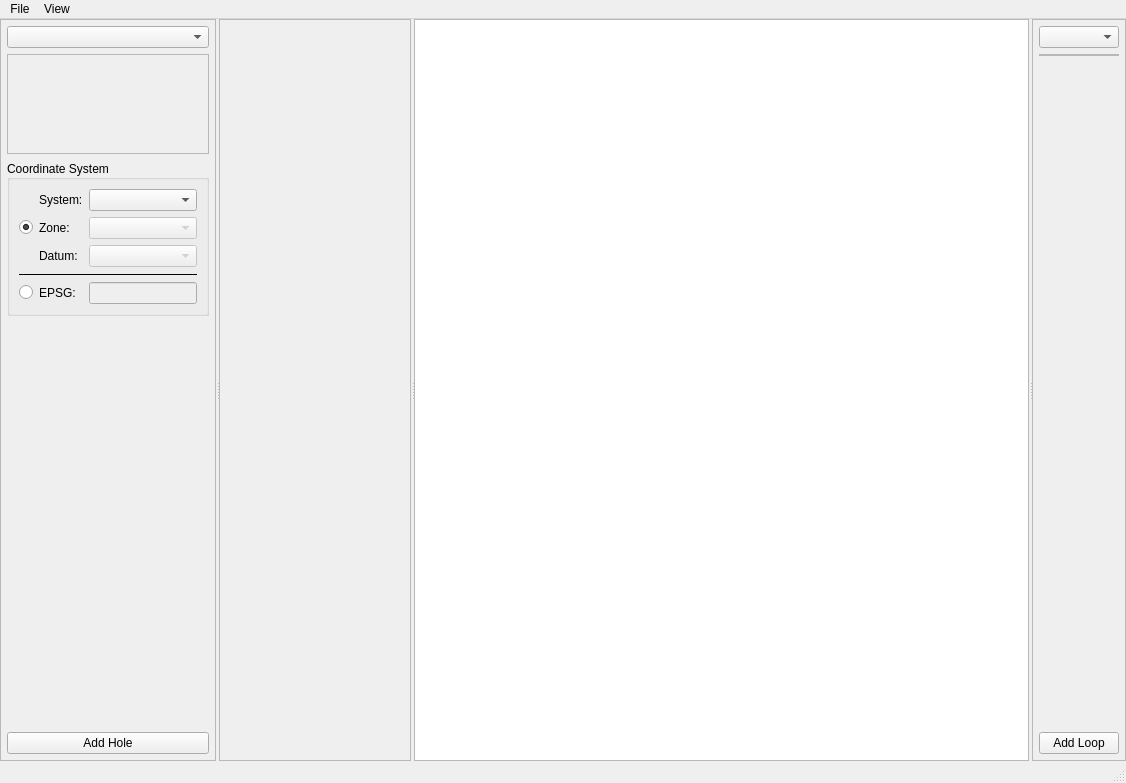
<?xml version="1.0" encoding="UTF-8"?>
<ui version="4.0">
 <class>LoopPlanner</class>
 <widget class="QMainWindow" name="LoopPlanner">
  <property name="geometry">
   <rect>
    <x>0</x>
    <y>0</y>
    <width>1126</width>
    <height>783</height>
   </rect>
  </property>
  <property name="windowTitle">
   <string>MainWindow</string>
  </property>
  <widget class="QWidget" name="centralwidget">
   <layout class="QHBoxLayout" name="horizontalLayout">
    <property name="spacing">
     <number>6</number>
    </property>
    <property name="leftMargin">
     <number>0</number>
    </property>
    <property name="topMargin">
     <number>0</number>
    </property>
    <property name="rightMargin">
     <number>0</number>
    </property>
    <property name="bottomMargin">
     <number>0</number>
    </property>
    <item>
     <widget class="QSplitter" name="splitter">
      <property name="orientation">
       <enum>Qt::Horizontal</enum>
      </property>
      <property name="handleWidth">
       <number>3</number>
      </property>
      <property name="childrenCollapsible">
       <bool>false</bool>
      </property>
      <widget class="QFrame" name="hole_frame">
       <property name="sizePolicy">
        <sizepolicy hsizetype="Maximum" vsizetype="Preferred">
         <horstretch>0</horstretch>
         <verstretch>0</verstretch>
        </sizepolicy>
       </property>
       <property name="frameShape">
        <enum>QFrame::StyledPanel</enum>
       </property>
       <property name="frameShadow">
        <enum>QFrame::Plain</enum>
       </property>
       <layout class="QVBoxLayout" name="verticalLayout">
        <property name="spacing">
         <number>6</number>
        </property>
        <property name="leftMargin">
         <number>6</number>
        </property>
        <property name="topMargin">
         <number>6</number>
        </property>
        <property name="rightMargin">
         <number>6</number>
        </property>
        <property name="bottomMargin">
         <number>6</number>
        </property>
        <item>
         <widget class="QComboBox" name="hole_cbox"/>
        </item>
        <item>
         <widget class="QStackedWidget" name="hole_tab_widget">
          <property name="sizePolicy">
           <sizepolicy hsizetype="Preferred" vsizetype="Maximum">
            <horstretch>0</horstretch>
            <verstretch>0</verstretch>
           </sizepolicy>
          </property>
          <property name="minimumSize">
           <size>
            <width>0</width>
            <height>100</height>
           </size>
          </property>
          <property name="frameShape">
           <enum>QFrame::StyledPanel</enum>
          </property>
          <property name="frameShadow">
           <enum>QFrame::Plain</enum>
          </property>
         </widget>
        </item>
        <item>
         <widget class="QGroupBox" name="groupBox_3">
          <property name="sizePolicy">
           <sizepolicy hsizetype="Preferred" vsizetype="Preferred">
            <horstretch>0</horstretch>
            <verstretch>0</verstretch>
           </sizepolicy>
          </property>
          <property name="maximumSize">
           <size>
            <width>16777215</width>
            <height>16777215</height>
           </size>
          </property>
          <property name="title">
           <string>Coordinate System</string>
          </property>
          <property name="alignment">
           <set>Qt::AlignLeading|Qt::AlignLeft|Qt::AlignVCenter</set>
          </property>
          <property name="flat">
           <bool>false</bool>
          </property>
          <property name="checkable">
           <bool>false</bool>
          </property>
          <layout class="QGridLayout" name="gridLayout_4">
           <item row="0" column="2">
            <widget class="QComboBox" name="gps_system_cbox">
             <property name="sizePolicy">
              <sizepolicy hsizetype="Preferred" vsizetype="Fixed">
               <horstretch>0</horstretch>
               <verstretch>0</verstretch>
              </sizepolicy>
             </property>
             <property name="currentIndex">
              <number>-1</number>
             </property>
            </widget>
           </item>
           <item row="1" column="2">
            <widget class="QComboBox" name="gps_zone_cbox">
             <property name="enabled">
              <bool>false</bool>
             </property>
            </widget>
           </item>
           <item row="0" column="1">
            <widget class="QLabel" name="label_6">
             <property name="sizePolicy">
              <sizepolicy hsizetype="Maximum" vsizetype="Preferred">
               <horstretch>0</horstretch>
               <verstretch>0</verstretch>
              </sizepolicy>
             </property>
             <property name="text">
              <string>System:</string>
             </property>
            </widget>
           </item>
           <item row="1" column="1">
            <widget class="QLabel" name="label_7">
             <property name="text">
              <string>Zone:</string>
             </property>
            </widget>
           </item>
           <item row="2" column="1">
            <widget class="QLabel" name="label_8">
             <property name="text">
              <string>Datum:</string>
             </property>
            </widget>
           </item>
           <item row="2" column="2">
            <widget class="QComboBox" name="gps_datum_cbox">
             <property name="enabled">
              <bool>false</bool>
             </property>
            </widget>
           </item>
           <item row="4" column="1">
            <widget class="QLabel" name="label_15">
             <property name="text">
              <string>EPSG:</string>
             </property>
            </widget>
           </item>
           <item row="4" column="2">
            <widget class="QLineEdit" name="epsg_edit">
             <property name="enabled">
              <bool>false</bool>
             </property>
             <property name="sizePolicy">
              <sizepolicy hsizetype="Preferred" vsizetype="Fixed">
               <horstretch>0</horstretch>
               <verstretch>0</verstretch>
              </sizepolicy>
             </property>
            </widget>
           </item>
           <item row="1" column="0">
            <widget class="QRadioButton" name="crs_rbtn">
             <property name="text">
              <string/>
             </property>
             <property name="checked">
              <bool>true</bool>
             </property>
            </widget>
           </item>
           <item row="4" column="0">
            <widget class="QRadioButton" name="epsg_rbtn">
             <property name="text">
              <string/>
             </property>
            </widget>
           </item>
           <item row="3" column="0" colspan="3">
            <widget class="Line" name="line_3">
             <property name="sizePolicy">
              <sizepolicy hsizetype="Preferred" vsizetype="Fixed">
               <horstretch>0</horstretch>
               <verstretch>0</verstretch>
              </sizepolicy>
             </property>
             <property name="frameShadow">
              <enum>QFrame::Plain</enum>
             </property>
             <property name="orientation">
              <enum>Qt::Horizontal</enum>
             </property>
            </widget>
           </item>
          </layout>
         </widget>
        </item>
        <item>
         <spacer name="verticalSpacer">
          <property name="orientation">
           <enum>Qt::Vertical</enum>
          </property>
          <property name="sizeHint" stdset="0">
           <size>
            <width>20</width>
            <height>40</height>
           </size>
          </property>
         </spacer>
        </item>
        <item>
         <widget class="QPushButton" name="add_hole_btn">
          <property name="sizePolicy">
           <sizepolicy hsizetype="Preferred" vsizetype="Fixed">
            <horstretch>0</horstretch>
            <verstretch>0</verstretch>
           </sizepolicy>
          </property>
          <property name="text">
           <string>Add Hole</string>
          </property>
          <property name="icon">
           <iconset>
            <normaloff>../../../../.designer/backup/icons/add.png</normaloff>../../../../.designer/backup/icons/add.png</iconset>
          </property>
          <property name="flat">
           <bool>false</bool>
          </property>
         </widget>
        </item>
       </layout>
      </widget>
      <widget class="QFrame" name="section_frame">
       <property name="sizePolicy">
        <sizepolicy hsizetype="Preferred" vsizetype="Preferred">
         <horstretch>40</horstretch>
         <verstretch>0</verstretch>
        </sizepolicy>
       </property>
       <property name="minimumSize">
        <size>
         <width>0</width>
         <height>0</height>
        </size>
       </property>
       <property name="frameShape">
        <enum>QFrame::StyledPanel</enum>
       </property>
       <property name="frameShadow">
        <enum>QFrame::Plain</enum>
       </property>
       <layout class="QVBoxLayout" name="verticalLayout_2">
        <property name="spacing">
         <number>0</number>
        </property>
        <property name="leftMargin">
         <number>0</number>
        </property>
        <property name="topMargin">
         <number>0</number>
        </property>
        <property name="rightMargin">
         <number>0</number>
        </property>
        <property name="bottomMargin">
         <number>0</number>
        </property>
        <item>
         <layout class="QVBoxLayout" name="section_view_layout">
          <property name="spacing">
           <number>0</number>
          </property>
         </layout>
        </item>
       </layout>
      </widget>
      <widget class="PlotWidget" name="plan_view">
       <property name="sizePolicy">
        <sizepolicy hsizetype="Preferred" vsizetype="Preferred">
         <horstretch>1</horstretch>
         <verstretch>0</verstretch>
        </sizepolicy>
       </property>
       <property name="minimumSize">
        <size>
         <width>0</width>
         <height>0</height>
        </size>
       </property>
       <property name="frameShape">
        <enum>QFrame::StyledPanel</enum>
       </property>
       <property name="frameShadow">
        <enum>QFrame::Plain</enum>
       </property>
      </widget>
      <widget class="QFrame" name="loop_frame">
       <property name="sizePolicy">
        <sizepolicy hsizetype="Minimum" vsizetype="Preferred">
         <horstretch>0</horstretch>
         <verstretch>0</verstretch>
        </sizepolicy>
       </property>
       <property name="frameShape">
        <enum>QFrame::StyledPanel</enum>
       </property>
       <property name="frameShadow">
        <enum>QFrame::Plain</enum>
       </property>
       <layout class="QVBoxLayout" name="verticalLayout_3">
        <property name="leftMargin">
         <number>6</number>
        </property>
        <property name="topMargin">
         <number>6</number>
        </property>
        <property name="rightMargin">
         <number>6</number>
        </property>
        <property name="bottomMargin">
         <number>6</number>
        </property>
        <item>
         <widget class="QComboBox" name="loop_cbox"/>
        </item>
        <item>
         <widget class="QStackedWidget" name="loop_tab_widget">
          <property name="sizePolicy">
           <sizepolicy hsizetype="Preferred" vsizetype="Maximum">
            <horstretch>0</horstretch>
            <verstretch>0</verstretch>
           </sizepolicy>
          </property>
          <property name="minimumSize">
           <size>
            <width>0</width>
            <height>0</height>
           </size>
          </property>
          <property name="maximumSize">
           <size>
            <width>16777215</width>
            <height>16777215</height>
           </size>
          </property>
          <property name="frameShape">
           <enum>QFrame::StyledPanel</enum>
          </property>
          <property name="frameShadow">
           <enum>QFrame::Plain</enum>
          </property>
         </widget>
        </item>
        <item>
         <spacer name="verticalSpacer_2">
          <property name="orientation">
           <enum>Qt::Vertical</enum>
          </property>
          <property name="sizeHint" stdset="0">
           <size>
            <width>20</width>
            <height>40</height>
           </size>
          </property>
         </spacer>
        </item>
        <item>
         <widget class="QPushButton" name="add_loop_btn">
          <property name="sizePolicy">
           <sizepolicy hsizetype="Preferred" vsizetype="Fixed">
            <horstretch>0</horstretch>
            <verstretch>0</verstretch>
           </sizepolicy>
          </property>
          <property name="text">
           <string>Add Loop</string>
          </property>
          <property name="icon">
           <iconset>
            <normaloff>../../../../.designer/backup/icons/add.png</normaloff>../../../../.designer/backup/icons/add.png</iconset>
          </property>
          <property name="flat">
           <bool>false</bool>
          </property>
         </widget>
        </item>
       </layout>
      </widget>
     </widget>
    </item>
   </layout>
  </widget>
  <widget class="QMenuBar" name="menubar">
   <property name="geometry">
    <rect>
     <x>0</x>
     <y>0</y>
     <width>1126</width>
     <height>21</height>
    </rect>
   </property>
   <widget class="QMenu" name="menuFile">
    <property name="title">
     <string>File</string>
    </property>
    <addaction name="actionOpen_Project"/>
    <addaction name="separator"/>
    <addaction name="actionSave_Project"/>
    <addaction name="actionSave_As"/>
    <addaction name="separator"/>
    <addaction name="actionSave_as_KMZ"/>
    <addaction name="actionSave_as_GPX"/>
   </widget>
   <widget class="QMenu" name="menuView">
    <property name="title">
     <string>View</string>
    </property>
    <addaction name="show_names_cbox"/>
    <addaction name="show_corners_cbox"/>
    <addaction name="show_segments_cbox"/>
    <addaction name="show_grid_cbox"/>
    <addaction name="separator"/>
    <addaction name="view_map_action"/>
   </widget>
   <addaction name="menuFile"/>
   <addaction name="menuView"/>
  </widget>
  <widget class="QStatusBar" name="status_bar"/>
  <action name="actionSave_as_KMZ">
   <property name="icon">
    <iconset>
     <normaloff>../../../../.designer/backup/icons/google_earth.png</normaloff>../../../../.designer/backup/icons/google_earth.png</iconset>
   </property>
   <property name="text">
    <string>Save as KMZ...</string>
   </property>
   <property name="toolTip">
    <string>Save all GPS to a Google Earth KMZ file</string>
   </property>
  </action>
  <action name="actionSave_as_GPX">
   <property name="icon">
    <iconset>
     <normaloff>../../../../.designer/backup/icons/garmin_file.png</normaloff>../../../../.designer/backup/icons/garmin_file.png</iconset>
   </property>
   <property name="text">
    <string>Save as GPX...</string>
   </property>
   <property name="toolTip">
    <string>Save all GPS to a Garming GPX file</string>
   </property>
  </action>
  <action name="view_map_action">
   <property name="icon">
    <iconset>
     <normaloff>../../../../.designer/backup/icons/folium.png</normaloff>../../../../.designer/backup/icons/folium.png</iconset>
   </property>
   <property name="text">
    <string>Map</string>
   </property>
  </action>
  <action name="actionCopy_Loop_to_Clipboard">
   <property name="text">
    <string>Copy to Clipboard</string>
   </property>
  </action>
  <action name="show_grid_cbox">
   <property name="checkable">
    <bool>true</bool>
   </property>
   <property name="checked">
    <bool>true</bool>
   </property>
   <property name="text">
    <string>Plan View Grid</string>
   </property>
   <property name="toolTip">
    <string>Show the grid in the plan view</string>
   </property>
  </action>
  <action name="show_names_cbox">
   <property name="checkable">
    <bool>true</bool>
   </property>
   <property name="checked">
    <bool>true</bool>
   </property>
   <property name="text">
    <string>Names</string>
   </property>
  </action>
  <action name="show_corners_cbox">
   <property name="checkable">
    <bool>true</bool>
   </property>
   <property name="checked">
    <bool>true</bool>
   </property>
   <property name="text">
    <string>Corners</string>
   </property>
  </action>
  <action name="show_segments_cbox">
   <property name="checkable">
    <bool>true</bool>
   </property>
   <property name="checked">
    <bool>true</bool>
   </property>
   <property name="text">
    <string>Segment Lengths</string>
   </property>
  </action>
  <action name="actionSave_Project">
   <property name="text">
    <string>Save Project</string>
   </property>
  </action>
  <action name="actionOpen_Project">
   <property name="text">
    <string>Open Project</string>
   </property>
  </action>
  <action name="actionSave_As">
   <property name="text">
    <string>Save Project As...</string>
   </property>
  </action>
 </widget>
 <customwidgets>
  <customwidget>
   <class>PlotWidget</class>
   <extends>QGraphicsView</extends>
   <header>pyqtgraph</header>
  </customwidget>
 </customwidgets>
 <tabstops>
  <tabstop>gps_system_cbox</tabstop>
  <tabstop>gps_zone_cbox</tabstop>
  <tabstop>gps_datum_cbox</tabstop>
  <tabstop>plan_view</tabstop>
 </tabstops>
 <resources/>
 <connections/>
</ui>
